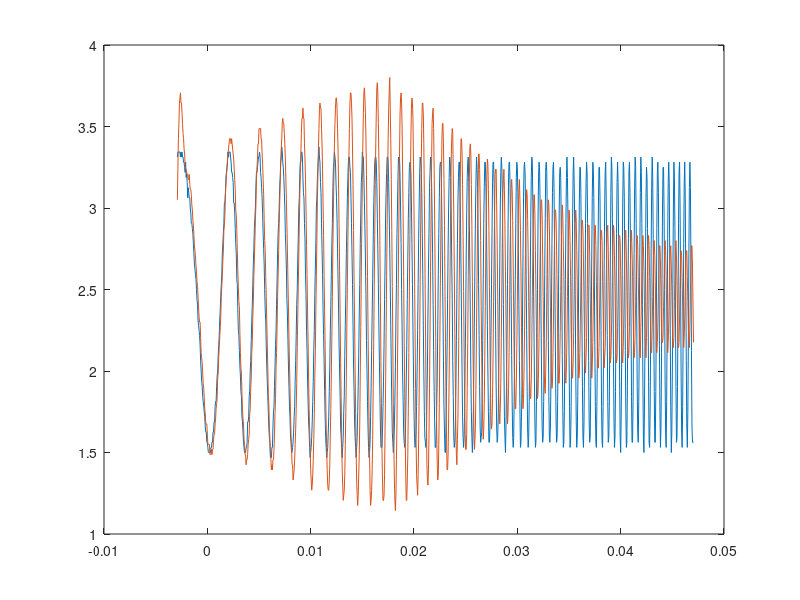
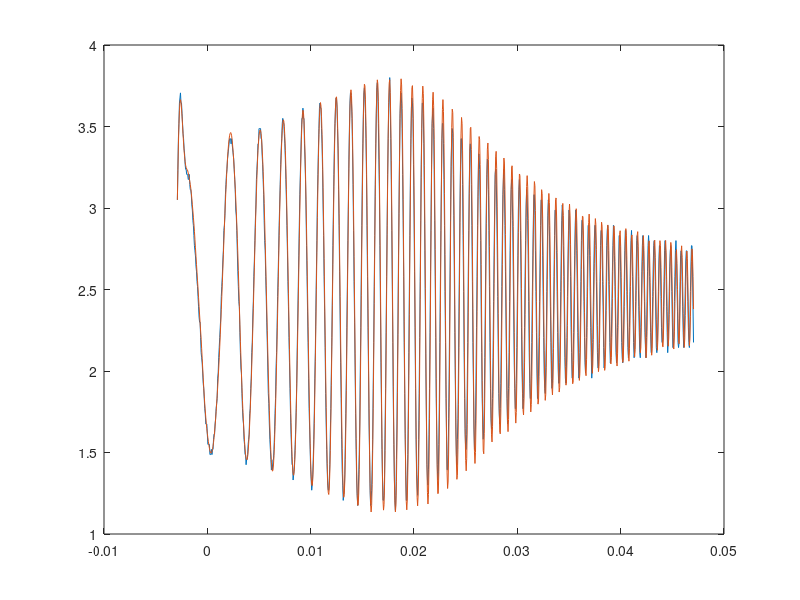

MATLAB code for these plots, in order:
load('date_RDBH.mat');
t = RusDana(:,1);
u = RusDana(:,2);
y2 = RusDana(:,4);

figure(), plot(t,u,t,y2);

%determinare k pentru y2
k = mean(y2)/mean(u);
%determinare primul set de parametrii
i5 = 419;
i6 = 408;
i7 = 423;
i8 = 412;
Mr = (y2(i7)-y2(i8))/(u(i5)-u(i6));
Tr = 2*(t(i5)-t(i6));
wr = 2*pi/Tr;

%determinare tita & wn pentru y2
tita = sqrt((Mr-sqrt(Mr^2-1))/2/Mr)/k;
wn = wr/sqrt(1-2*tita^2)/k;

%determinare constanta de timp a zeroului 
i1 = 408;
i2 = 412;
dTr = t(i1)-t(i2);
%tita ord II

Tz = tan(atan((1-2*tita^2)^(1/tita)-dTr*wr)/wr);
%Tz = 2.4*10^-6;
y2M = y2(i7) + Tz*(y2(i7)-y2(i7-1))/dTr;
Mr_c = (y2M-y2(i8))/(u(i5)-u(i6));
tita_c = sqrt((Mr_c-sqrt(Mr_c^2-1))/2/Mr_c)/k;
wn_c = wr/sqrt(1-2*tita_c^2)/k;
Tz_c = tan(atan((1-2*tita_c^2)^(1/tita_c)-dTr*wr)/wr);


%!!RECALCULARE MAXIM rezonanta
%vezi formule
%eroare de aprox 14% la prof 

%validarea datelor folosind spatiul starilor
A = [0,1;-wn_c^2,-2*tita_c*wn_c];
B = k*[Tz;wn_c^2];
C = [1,0];
D = 0;
ysim2 = lsim(ss(A,B,C,D),u-mean(u),t,[y2(1)-mean(y2),(y2(2)-y2(1))/(t(2)-t(1))-mean(y2)])+mean(y2);
figure()
plot(t,y2,t,ysim2);
J = norm(y2-ysim2)/sqrt(length(y2));
Empn = norm(y2-ysim2)/norm(y2-mean(y2))

%%
% k = 1.0157;
% tita_c = 0.3749;
% wn_c = 6.73*10^3;
% Tz = 2.40*10^-6;
% A = [0,1;-wn_c^2,-2*tita_c*wn_c];
% B = k*[Tz;wn_c^2];
% C = [1,0];
% D = 0;
% ysim2 = lsim(ss(A,B,C,D),u-mean(u),t,[y2(1)-mean(y2),(y2(2)-y2(1))/(t(2)-t(1))-mean(y2)])+mean(y2);
% figure()
% plot(t,y2,t,ysim2);
% J = norm(y2-ysim2)/sqrt(length(y2));
% Empn = norm(y2-ysim2)/norm(y2-mean(y2))
% 
% %%
% Num = k*wn*[Tz,1];
% Den = [1,2*tita*wn,wn^2];
% Ts = 0; %SC
% Ms = idpoly(sys(A,B,C,D));
% 
% compare(d_identificare,)

% k = 1.0157;
% tita = 0.3749;
% wn = 6.73*10^3;
% Tz = 2.40*10^-6;
